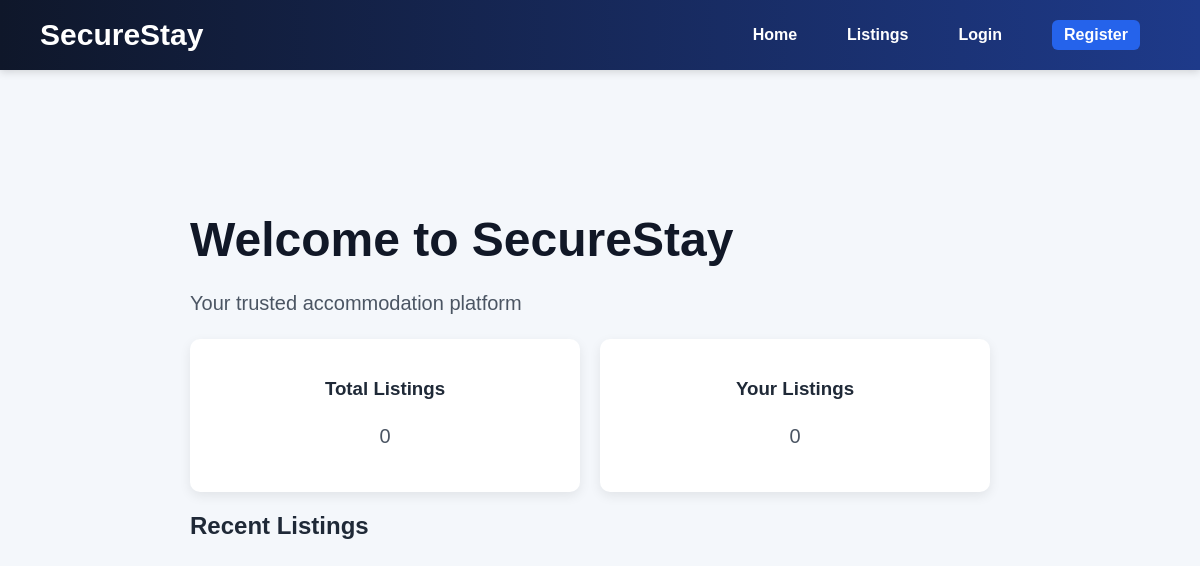
Before: / with the older database file.
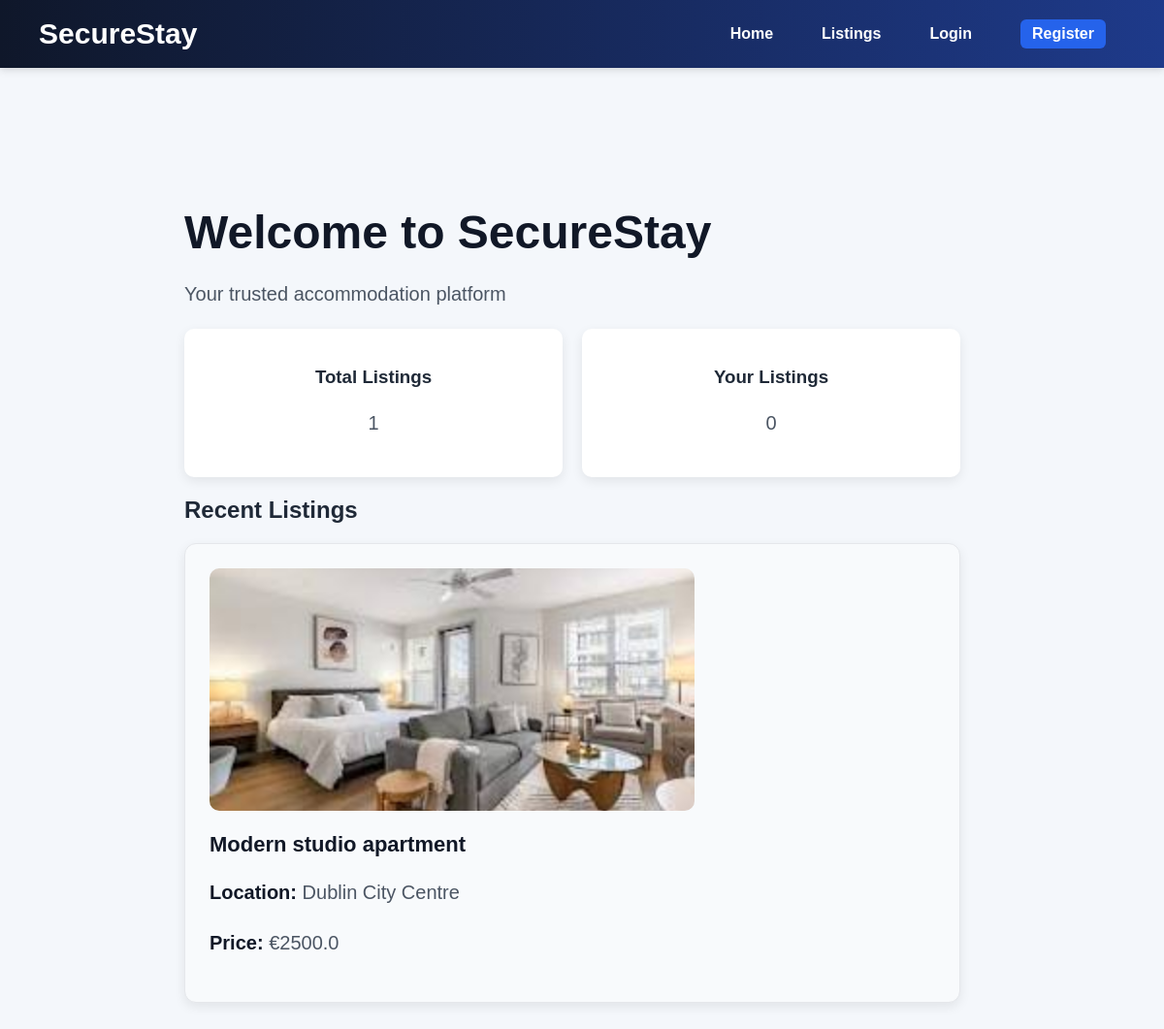
After: the same page with the newer database file.
### models.py (models this page shows)
class Listing(db.Model):
    __tablename__ = "listings"
    id = db.Column(db.Integer, primary_key=True)
    title = db.Column(db.String(150), nullable=False)
    description = db.Column(db.Text, nullable=False)
    location = db.Column(db.String(150), nullable=False)
    price = db.Column(db.Float, nullable=False)
    room_type = db.Column(db.String(50), nullable=False)
    image_filename = db.Column(db.String(255), nullable=True)
    availability_status = db.Column(db.String(20), default="available", nullable=False)
    created_at = db.Column(db.DateTime, default=datetime.utcnow)
    landlord_id = db.Column(db.Integer, db.ForeignKey("users.id"), nullable=False)
    booking_requests = db.relationship("BookingRequest", backref="listing", lazy=True)

### app.py (the view)
@app.route('/')
def home():
    total_listings = Listing.query.count()
    user_listings = 0
    if current_user.is_authenticated:
        user_listings = Listing.query.filter_by(landlord_id=current_user.id).count()
    recent_listings = Listing.query.order_by(Listing.id.desc()).limit(3).all()
    return render_template(
        'index.html',
        total_listings=total_listings,
        user_listings=user_listings,
        recent_listings=recent_listings
)

### templates/index.html
{% extends "base.html" %}
{% block content %}
<div class="hero">
    <h1>Welcome to SecureStay</h1>
    <p>Your trusted accommodation platform</p>
    <div class="dashboard">
        <div class="card">
            <h3>Total Listings</h3>
            <p>{{ total_listings }}</p>
        </div>
        <div class="card">
            <h3>Your Listings</h3>
            <p>{{ user_listings }}</p>
        </div>
    </div>
    <h2>Recent Listings</h2>
    {% for listing in recent_listings %}
    <div class="listing-card">
        {% if listing.image_filename %}
            <img src="{{ url_for('static', filename='uploads/' + listing.image_filename) }}" class="listing-image" alt="Listing Image">
        {% else %}
            <img src="{{ url_for('static', filename='default.jpg') }}" class="listing-image" alt="Default Image">
        {% endif %}
        <h3>{{ listing.title }}</h3>
        <p><strong>Location:</strong> {{ listing.location }}</p>
        <p><strong>Price:</strong> €{{ listing.price }}</p>
    </div>
    {% endfor %}
</div>
{% endblock %}

Changed rows visible on the page:
added Listing: image_filename (picture), title "Modern studio apartment", location "Dublin City Centre", price "2500.0"
Other visible differences:
{{ total_listings }}: "0" → "1"
